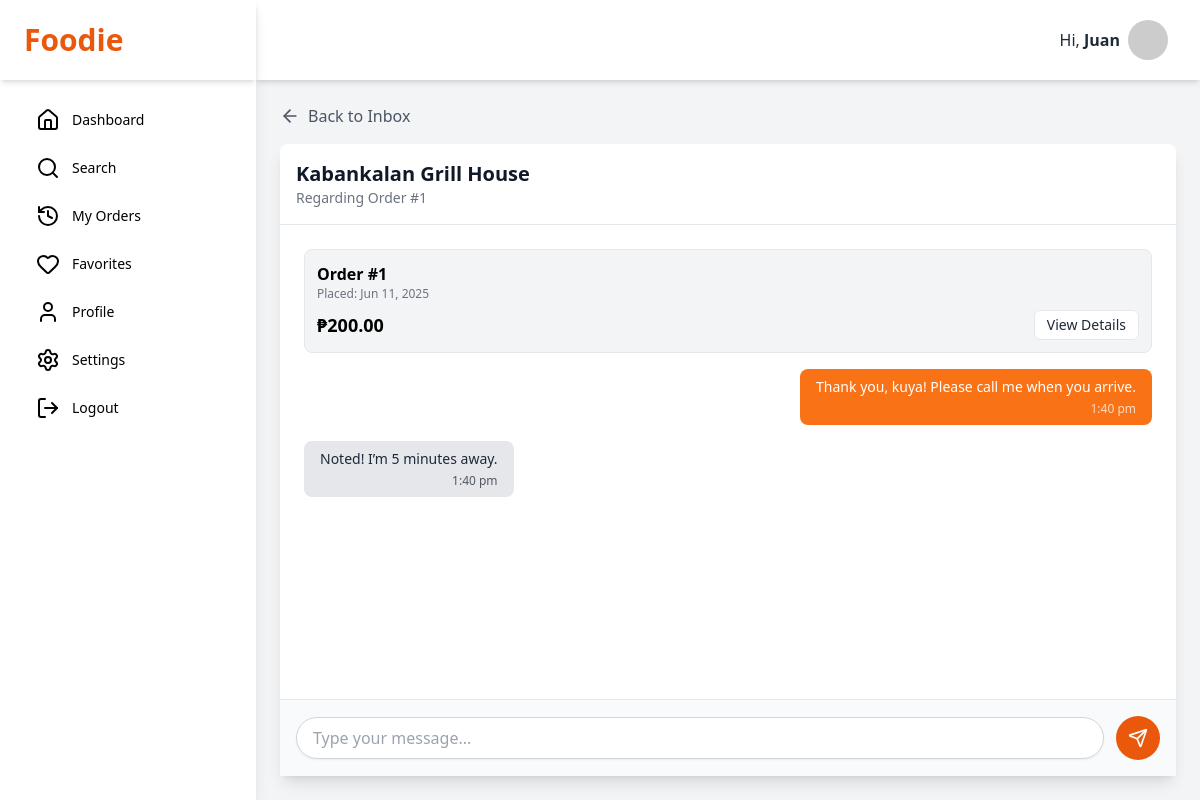
The page /messages.php?order_id=1&receiver_id=4 (signed in) on the database its author committed.
### tables this page shows
CREATE TABLE `orders` (
  `id` INT NOT NULL AUTO_INCREMENT,
  `group_order_id` VARCHAR(255) NULL DEFAULT NULL,
  `customer_id` INT NOT NULL,
  `restaurant_id` INT NOT NULL,
  `rider_id` INT DEFAULT NULL,  
  `delivery_address` VARCHAR(255) NOT NULL,
  `total_amount` DECIMAL(10, 2) NOT NULL,
  `status` ENUM('pending', 'preparing', 'out_for_delivery', 'delivered', 'cancelled') NOT NULL DEFAULT 'pending',
  `status_viewed_by_customer` BOOLEAN NOT NULL DEFAULT TRUE,
  `payment_method` VARCHAR(50) NOT NULL DEFAULT 'cod',
  `delivery_notes` TEXT DEFAULT NULL,
  `order_date` TIMESTAMP NOT NULL DEFAULT CURRENT_TIMESTAMP,
  PRIMARY KEY (`id`),
  FOREIGN KEY (`customer_id`) REFERENCES `users`(`id`) ON DELETE CASCADE,
  FOREIGN KEY (`restaurant_id`) REFERENCES `restaurants`(`id`) ON DELETE CASCADE,
  FOREIGN KEY (`rider_id`) REFERENCES `users`(`id`) ON DELETE SET NULL
);

CREATE TABLE `messages` (
  `id` INT NOT NULL AUTO_INCREMENT,
  `order_id` INT NOT NULL,
  `sender_id` INT NOT NULL,
  `receiver_id` INT NOT NULL,
  `message` TEXT NOT NULL,
  `is_read` BOOLEAN NOT NULL DEFAULT FALSE,
  `sent_at` TIMESTAMP NOT NULL DEFAULT CURRENT_TIMESTAMP,
  PRIMARY KEY (`id`),
  FOREIGN KEY (`order_id`) REFERENCES `orders`(`id`) ON DELETE CASCADE,
  FOREIGN KEY (`sender_id`) REFERENCES `users`(`id`) ON DELETE CASCADE,
  FOREIGN KEY (`receiver_id`) REFERENCES `users`(`id`) ON DELETE CASCADE
);

### messages.php (the view, shortened to what this page needs)
<?php
$link = mysqli_connect(DB_HOST, DB_USER, DB_PASS, DB_NAME);
$order_id = trim($_GET['order_id']);
$sender_id = $_SESSION['id'];
$receiver_id = trim($_GET['receiver_id']);
$messages = [];
$order_summary = null;
$sql_store = "SELECT id, name FROM restaurants WHERE user_id = ?";
if($stmt_store = mysqli_prepare($link, $sql_store)) {
    mysqli_stmt_bind_param($stmt_store, "i", $receiver_id);
    if(mysqli_stmt_execute($stmt_store)) {
        mysqli_stmt_bind_result($stmt_store, $r_id, $s_name);
        if(mysqli_stmt_fetch($stmt_store)) {
            $store_restaurant_id = $r_id;
            $store_name = $s_name;
        }
    }
}
$sql_summary = "SELECT id, order_date, total_amount FROM orders WHERE id = ?";
if($stmt_summary = mysqli_prepare($link, $sql_summary)){
    mysqli_stmt_bind_param($stmt_summary, "i", $order_id);
    if(mysqli_stmt_execute($stmt_summary)) {
        $result_summary = mysqli_stmt_get_result($stmt_summary);
        $order_summary = mysqli_fetch_assoc($result_summary);
    }
}
$sql_messages = "SELECT message, sent_at, sender_id FROM messages WHERE order_id = ? ORDER BY sent_at ASC";
if ($stmt_messages = mysqli_prepare($link, $sql_messages)) {
    mysqli_stmt_bind_param($stmt_messages, "i", $order_id);
    if(mysqli_stmt_execute($stmt_messages)) {
        $result = mysqli_stmt_get_result($stmt_messages);
        $messages = mysqli_fetch_all($result, MYSQLI_ASSOC);
    }
}
?>
<!DOCTYPE html>
<html lang="en">
<head>
    <script src="https://cdn.tailwindcss.com"></script>
    <link rel="stylesheet" href="style.css">
</head>
<body class="bg-gray-100 font-sans">
    <div class="flex h-screen bg-gray-100">
        <?php require_once 'cdashboard_partial/sidebar.php'; ?>
        <div class="flex flex-col flex-1 h-full">
            <?php require_once 'cdashboard_partial/header.php'; ?>
            <div class="flex-1 flex flex-col p-4 md:p-6 overflow-hidden min-h-0">
                <a href="inbox.php" class="flex items-center text-gray-600 hover:text-orange-600 mb-4 font-medium"><i data-lucide="arrow-left" class="w-5 h-5 mr-2"></i>Back to Inbox</a>
                <div class="bg-white rounded-lg shadow-lg flex flex-col flex-1 min-h-0">
                    <a href="view_restaurant.php?id=<?php echo $store_restaurant_id; ?>" class="p-4 border-b block hover:bg-gray-50">
                        <h1 class="text-xl font-bold text-gray-900"><?php echo htmlspecialchars($store_name); ?></h1>
                        <p class="text-sm text-gray-500">Regarding Order #<?php echo htmlspecialchars($order_id); ?></p>
                    </a>
                    <div id="message-container" class="flex-1 p-6 space-y-4 overflow-y-auto">
                        <div class="p-3 bg-gray-100 rounded-lg border border-gray-200"><p class="font-semibold">Order #<?php echo htmlspecialchars($order_summary['id'] ?? $order_id); ?></p><p class="text-xs text-gray-500">Placed: <?php echo date("M d, Y", strtotime($order_summary['order_date'] ?? 'now')); ?></p><div class="mt-2 flex justify-between items-center"><span class="font-bold text-lg">₱<?php echo number_format($order_summary['total_amount'] ?? 0, 2); ?></span><a href="track_order.php?id=<?php echo $order_id; ?>" class="px-3 py-1 bg-white text-gray-800 text-sm rounded-md border hover:bg-gray-50">View Details</a></div></div>
                        <?php foreach($messages as $msg): ?>
                            <div class="flex <?php echo ($msg['sender_id'] == $sender_id) ? 'justify-end' : 'justify-start'; ?>">
                                <div class="max-w-xs lg:max-w-md px-4 py-2 rounded-lg <?php echo ($msg['sender_id'] == $sender_id) ? 'bg-orange-500 text-white' : 'bg-gray-200 text-gray-800'; ?>">
                                    <p class="text-sm"><?php echo htmlspecialchars($msg['message']); ?></p>
                                    <p class="text-xs mt-1 opacity-75 text-right"><?php echo date("g:i a", strtotime($msg['sent_at'])); ?></p>
                                </div>
                            </div>
                        <?php endforeach; ?>
                    </div>
                    <div class="p-4 bg-gray-50 border-t">
                        <form id="message-form" class="flex items-center space-x-3">
                            <input type="text" id="message-input" class="flex-1 block w-full px-4 py-2 border border-gray-300 rounded-full shadow-sm focus:ring-orange-500 focus:border-orange-500" placeholder="Type your message..." autocomplete="off">
                            <button type="submit" class="bg-orange-600 text-white rounded-full p-3 hover:bg-orange-700"><i data-lucide="send" class="w-5 h-5"></i></button>
                        </form>
                    </div>
                </div>
            </div>
        </div>
    </div>
</body>
</html>

### style.css (style rules this page uses)
body { font-family: 'Inter', sans-serif; }

### rows shown on the page
orders: id "1", order_date "Jun 11, 2025", total_amount "200.00"
messages: message "Thank you, kuya! Please call me when you arrive.", sent_at "1:40 pm"
messages: message "Noted! I’m 5 minutes away.", sent_at "1:40 pm"

### other values the page prints
$first_name "Juan"
$store_name "Kabankalan Grill House"
$order_id "1"
